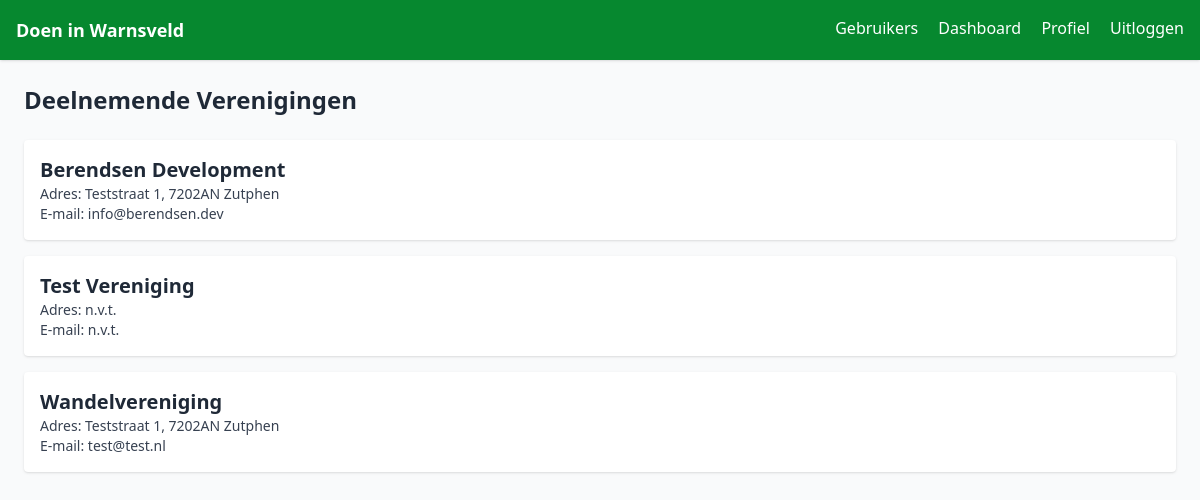
The page /organizations (signed in) on the database its author committed.
### tables this page shows
CREATE TABLE users (
                        id INTEGER PRIMARY KEY,
                        username TEXT UNIQUE,
                        password TEXT,
                        organization TEXT,
                        is_admin INTEGER DEFAULT 0, email TEXT, address TEXT);

### app.py (the view)
@app.route('/organizations')
def organizations():
    if 'user' not in session:
        return redirect(url_for('login'))
    conn = sqlite3.connect(DB)
    c = conn.cursor()
    c.execute("SELECT * FROM users")
    orgs = c.fetchall()
    conn.close()
    return render_template('organizations.html', orgs=orgs)

### templates/organizations.html (shortened to what this page needs)
{% extends 'base.html' %}
{% block content %}
<h1 class="text-2xl font-bold mb-6">Deelnemende Verenigingen</h1>
<ul class="space-y-4">
    {% for org in orgs %}
    <li class="bg-white p-4 rounded shadow">
        <h2 class="text-xl font-semibold">{{ org[3] }}</h2>
        <p class="text-sm text-gray-700">Adres: {{ org[6] or 'n.v.t.' }}</p>
        <p class="text-sm text-gray-700">E-mail: {{ org[5] or 'n.v.t.' }}</p>
    </li>
    {% endfor %}
</ul>
{% endblock %}

### rows shown on the page
users: organization "Berendsen Development", address "Teststraat 1, 7202AN Zutphen", email "info@berendsen.dev"
users: organization "Test Vereniging", org "n.v.t."
users: organization "Wandelvereniging", address "Teststraat 1, 7202AN Zutphen", email "test@test.nl"
